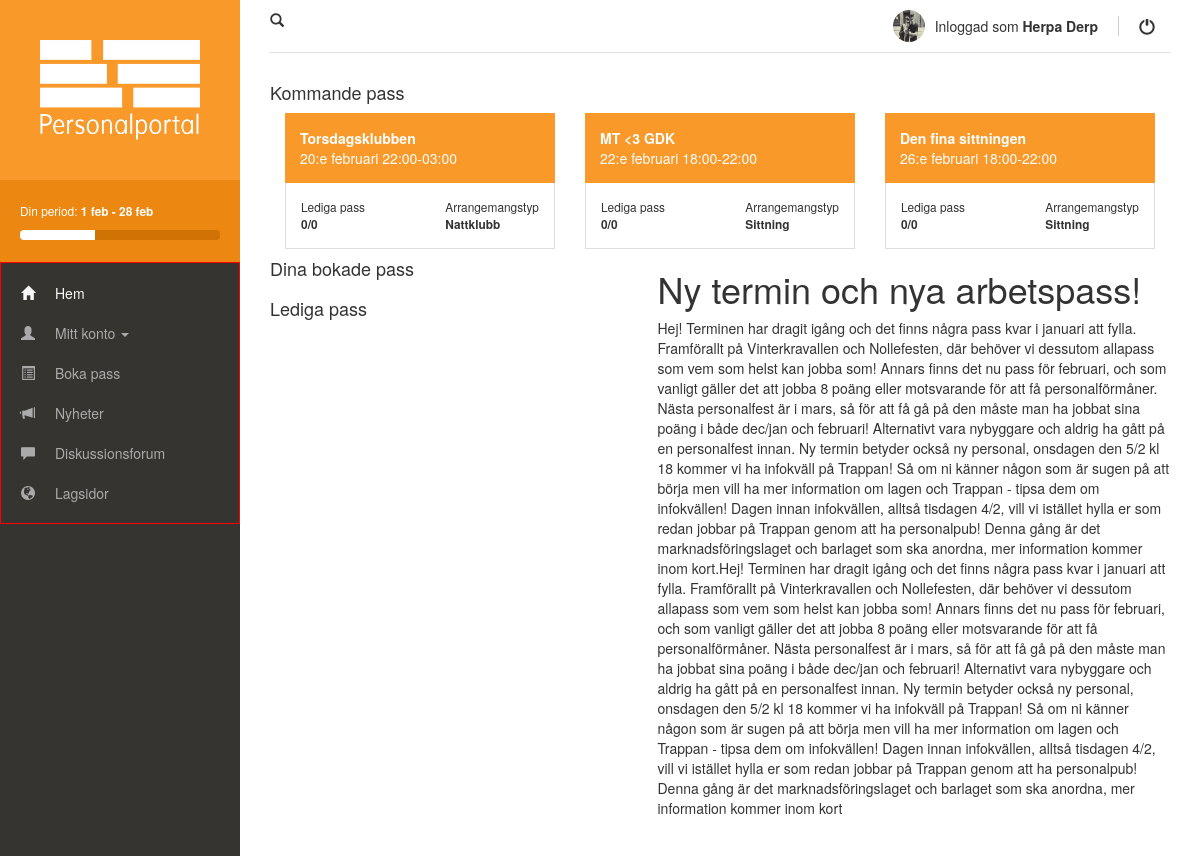
/index.php (signed in), run on the app's committed database.
### tables this page shows
CREATE TABLE IF NOT EXISTS `period` (
  `id` int(11) NOT NULL AUTO_INCREMENT,
  `name` varchar(50) NOT NULL,
  `start_date` date NOT NULL,
  `end_date` date NOT NULL,
  PRIMARY KEY (`id`)
);

CREATE TABLE IF NOT EXISTS `event` (
  `id` int(11) NOT NULL AUTO_INCREMENT,
  `name` varchar(50) NOT NULL,
  `start_time` datetime NOT NULL,
  `end_time` datetime NOT NULL,
  `period_id` int(11) NOT NULL,
  `event_type_id` int(11) NOT NULL,
  PRIMARY KEY (`id`),
  UNIQUE KEY `name` (`name`),
  KEY `period_id` (`period_id`),
  KEY `event_type_id` (`event_type_id`)
);

CREATE TABLE IF NOT EXISTS `event_type` (
  `id` int(11) NOT NULL AUTO_INCREMENT,
  `name` varchar(50) NOT NULL,
  PRIMARY KEY (`id`),
  UNIQUE KEY `name` (`name`)
);

### php/DBQuery.php (called while the page is built, shortened)
<?php
class DBQuery
{
	public static function sql($sql)
	{
		$result = mysql_query($sql);
		$rows = array();
		if(strtolower(substr($sql,0,6)) == 'select')
		{
			while($row = mysql_fetch_array($result))
			{
				array_push($rows,$row);
			}
			return $rows;
		}
	}
}
?>

### php/general.php (the view, shortened to what this page needs)
<?php
include_once('php/DBQuery.php');
$date = new DateTime;
$date->setTimezone(new DateTimeZone('Europe/Stockholm'));
$date = $date->format('Y-m-d H:i:s');
$workedPointsResult = DBQuery::sql	("SELECT points FROM work_slot WHERE event_id IN
										(SELECT id FROM event WHERE period_id IN
											(SELECT id FROM period WHERE start_date <= '$date' AND end_date >= '$date')
										)
									AND id IN
										(SELECT work_slot_id FROM user_work WHERE user_id = '$_SESSION[user_id]' AND checked = '1')
									");
$workedPoints = 0;
for($i = 0; $i < count($workedPointsResult); ++$i)
{
	$workedPoints = $workedPoints + $workedPointsResult[$i]['points'];
}
$workedPointsPercent = $workedPoints / 8 * 100;
function loadUpcomingEvents($date)
{
	$upcomingEvents = DBQuery::sql("SELECT event.id, event.name AS event_name, event.start_time, event.end_time, event_type.name AS type_name FROM event
									INNER JOIN event_type ON event.event_type_id = event_type.id
									WHERE start_time > '2014-02-20' ORDER BY start_time LIMIT 3");
	for($i = 0; $i < count($upcomingEvents); ++$i)
	{
		$eventId = $upcomingEvents[$i]['id'];
		$workSlots = DBQuery::sql("SELECT id FROM work_slot WHERE event_id = '$eventId'");
		$availableSlots = DBQuery::sql	("SELECT id FROM work_slot WHERE event_id = '$eventId' AND id NOT IN
											(SELECT work_slot_id FROM user_work)
										");
		$workSlotsCount = count($workSlots);
		$availableSlotsCount = count($availableSlots);
		$name = $upcomingEvents[$i]['event_name'];
		$date = new DateTime($upcomingEvents[$i]['start_time']);
		$day = $date->format('j');
		$month = $date->format('m');
		$start = $date->format('H:i');
		$end = new DateTime($upcomingEvents[$i]['end_time']);
		$end = $end->format('H:i');
		$type = $upcomingEvents[$i]['type_name'];
		switch($month)
		{
		case '02':
			$month = 'februari';
			break;
		}
		?>
		<div class="col-sm-4">
				 <div class="upcoming-event">
					 <strong><?php echo $name; ?></strong><br /> <?php echo $day ?>:e <?php echo $month ?> <?php echo $start.'-'.$end; ?>
				 </div>
				 <div class="upcoming-event-info" style="overflow: hidden;">
					 <small><p style="float: left;">Lediga pass <br /><strong><?php echo $availableSlotsCount; ?>/<?php echo $workSlotsCount; ?></strong></p>
					 <p style="float: right">Arrangemangstyp <br /><strong><?php echo $type ?></strong></p></small>
				 </div>
			 </div>
		<?php
	}
}
$periodDates = DBquery::sql("SELECT start_date, end_date FROM period WHERE start_date <= '$date' AND end_date >= '$date'");
if(count($periodDates) == 1)
{
	$periodStart = new DateTime($periodDates[0]['start_date']);
	$periodStart = strtolower($periodStart->format('j M'));
	$periodEnd = new DateTime($periodDates[0]['end_date']);
	$periodEnd = strtolower($periodEnd->format('j M'));
	$periodStart = str_replace('y', 'j', $periodStart);
	$periodStart = str_replace('c', 'k', $periodStart);
	$periodEnd = str_replace('y', 'j', $periodEnd);
	$periodEnd = str_replace('c', 'k', $periodEnd);
}
		?>

### index.php (shortened to what this page needs)
<?php
include_once('php/general.php');
?>
<!DOCTYPE html>
<html>
  <head>
    <link href="css/bootstrap.min.css" rel="stylesheet">
	<link href="css/style.css" rel="stylesheet">
	<link href="css/responsive.css" rel="stylesheet">
  </head>
  <body>
	  <div id="page-container">
		  <div id="sidebar">
			  <a href="/" class="logo"><img src="img/logo.png"></a>
			  <div class="your-period">
 					 <p>
 					  <small>Din period: <strong><?php echo $periodStart.' - '.$periodEnd; ?></strong></small>
 					  </p>
					  <div class="progress">
					    <div class="progress-bar worked" style="width: <?php echo $workedPointsPercent ?>%">
					    </div>
					  </div>
			  </div>
		      <div class="main-menu-wrapper" role="navigation">
		          <div class="navbar-collapse collapse" style="border: 1px solid #f00;">
		            <ul class="main-nav">
		              <li class="active"><a href="#"><span class="glyphicon glyphicon-home"></span>Hem</a></li>
		              <li class="dropdown">
		                <a href="#" class="dropdown-toggle" data-toggle="dropdown"><span class="glyphicon glyphicon-user"></span>Mitt konto <b class="caret"></b></a>
		              </li>
		              <li><a href="#about"><span class="glyphicon glyphicon-list-alt"></span>Boka pass</a></li>
		              <li><a href="#contact"><span class="glyphicon glyphicon-bullhorn"></span>Nyheter</a></li>
					  <li><a href="#contact"><span class="glyphicon glyphicon-comment"></span>Diskussionsforum</a></li>
					  <li><a href="#contact"><span class="glyphicon glyphicon-globe"></span>Lagsidor</a></li>
		            </ul>
		          </div>
		      </div>
		  </div>
		  <div id="content">
			  <div class="row">
				  <div class="col-sm-12">
					  <span class="glyphicon glyphicon-search"></span>
					  <div class="user-info">
						  <img src="profile.jpg" width="32px" height="32px">
						  <a href="http://google.se" class="username"><span style="font-weight: normal">Inloggad som</span> <?php echo $_SESSION['name'].' '.$_SESSION['last_name']; ?></a>
					  	<a href="login.php" class="sign-out"><span class="glyphicon glyphicon-off"></span></a>
					  </div>
				  </div>
		 	 </div>
			 <div class="top-div"></div>
   		 	 <div class="row">
				 <div class="col-sm-12">
				 	<h4 style="font-weight: 200;">Kommande pass</h4>
					<?php
						loadUpcomingEvents($date);
					?>
			 	 </div>
   		 	 </div>
   		 	 <div class="row">
				 <div class="col-sm-5">
					 <div class="row">
						 <div class="col-sm-12"><h4>Dina bokade pass</h4>
						 </div>
						 <div class="col-sm-12"><h4>Lediga pass</h4></div>
				 	</div>
				 </div>
				 <div class="col-sm-7"><h1 class="thin-100">Ny termin och nya arbetspass!</h1>
					 <p>Hej! Terminen har dragit igång och det finns några pass kvar i januari att fylla. Framförallt på Vinterkravallen och Nollefesten, där behöver vi dessutom allapass som vem som helst kan jobba som! Annars finns det nu pass för februari, och som vanligt gäller det att jobba 8 poäng eller motsvarande för att få personalförmåner. Nästa personalfest är i mars, så för att få gå på den måste man ha jobbat sina poäng i både dec/jan och februari! Alternativt vara nybyggare och aldrig ha gått på en personalfest innan.
Ny termin betyder också ny personal, onsdagen den 5/2 kl 18 kommer vi ha infokväll på Trappan! Så om ni känner någon som är sugen på att börja men vill ha mer information om lagen och Trappan - tipsa dem om infokvällen!
Dagen innan infokvällen, alltså tisdagen 4/2, vill vi istället hylla er som redan jobbar på Trappan genom att ha personalpub! Denna gång är det marknadsföringslaget och barlaget som ska anordna, mer information kommer inom kort.Hej! Terminen har dragit igång och det finns några pass kvar i januari att fylla. Framförallt på Vinterkravallen och Nollefesten, där behöver vi dessutom allapass som vem som helst kan jobba som! Annars finns det nu pass för februari, och som vanligt gäller det att jobba 8 poäng eller motsvarande för att få personalförmåner. Nästa personalfest är i mars, så för att få gå på den måste man ha jobbat sina poäng i både dec/jan och februari! Alternativt vara nybyggare och aldrig ha gått på en personalfest innan.
Ny termin betyder också ny personal, onsdagen den 5/2 kl 18 kommer vi ha infokväll på Trappan! Så om ni känner någon som är sugen på att börja men vill ha mer information om lagen och Trappan - tipsa dem om infokvällen!
Dagen innan infokvällen, alltså tisdagen 4/2, vill vi istället hylla er som redan jobbar på Trappan genom att ha personalpub! Denna gång är det marknadsföringslaget och barlaget som ska anordna, mer information kommer inom kort</p></div>
   		 	 </div>
   	 	</div>
	</div>
  </body>
</html>

### css/style.css (style rules this page uses)
#sidebar { background: #363430; }
#sidebar a.logo { display: block; overflow: hidden; background: #f99929; }
#sidebar .your-period { padding: 20px; background: #ec8712; color: #fff; }
#sidebar .your-period .progress { height: 10px; margin-bottom: 2px; background: #d17204; -webkit-box-shadow: inset 0 0 0 rgba(0, 0, 0, 0); box-shadow: inset 0 0 0 rgba(0, 0, 0, 0); }
#sidebar .your-period .progress-bar { -webkit-box-shadow: inset 0 0 0 rgba(0, 0, 0, 0); box-shadow: inset 0 0 0 rgba(0, 0, 0, 0); }
#sidebar .your-period .worked { background: #fff; }
#sidebar ul.main-nav { margin: 0; padding: 10px 0; }
#sidebar .navbar-collapse { padding: 0; margin: 0; }
#sidebar ul.main-nav li a { display: block; padding: 10px 20px; color: #aaa; }
#sidebar ul.main-nav li.active a { color: #f8f8f8; }
#sidebar ul.main-nav li a span { float: left; margin-right: 20px; padding-top: 2px; }
#content .top-div { margin: 10px 0 20px 0; border-bottom: 1px solid #ddd; }
#content .user-info { float: right; }
#content .user-info img, #content .user-info a { float: left; color: #333; }
#content .user-info img { border-radius: 22px; }
#content .user-info a.username { font-weight: bold; margin: 6px 5px 0 10px; padding-right: 20px; border-right: 1px solid #ccc; }
#content .user-info a.sign-out { font-size: 16px; margin: 7px 15px 0 15px; }
#content .upcoming-event { padding: 15px; background: #f99929; color: #fff; }
#content .upcoming-event-info { background: #fff; border-bottom: 1px solid #ddd; border-right: 1px solid #ddd; border-left: 1px solid #ddd; padding: 15px 15px 5px 15px; }

### css/responsive.css (style rules this page uses)
html { min-height: 100%; position: relative; }
body { height: 100%; }
@media (min-width: 992px) { #content { margin-left: 240px; padding: 10px 30px 30px 30px; } }
@media (min-width: 992px) { #sidebar { position: absolute; top: 0; left: 0; bottom: 0; width: 240px; overflow: hidden; } }
@media (min-width: 992px) { #sidebar a.logo { padding: 40px; } }
@media (min-width: 992px) { #sidebar a.logo img { width: 160px; height: 100px; } }

### data on the page
period: start_date "1 feb", end_date "28 feb"
event: name "Torsdagsklubben", start_time "20", start_time "februari", start_time "22:00", end_time "03:00", availableSlotsCount "0", workSlotsCount "0", event_type.name "Nattklubb"
event: name "MT <3 GDK", start_time "22", start_time "februari", start_time "18:00", end_time "22:00", availableSlotsCount "0", workSlotsCount "0", event_type.name "Sittning"
event: name "Den fina sittningen", start_time "26", start_time "februari", start_time "18:00", end_time "22:00", availableSlotsCount "0", workSlotsCount "0", event_type.name "Sittning"

### other printed values
$_SESSION['name'] "Herpa"
$_SESSION['last_name'] "Derp"
